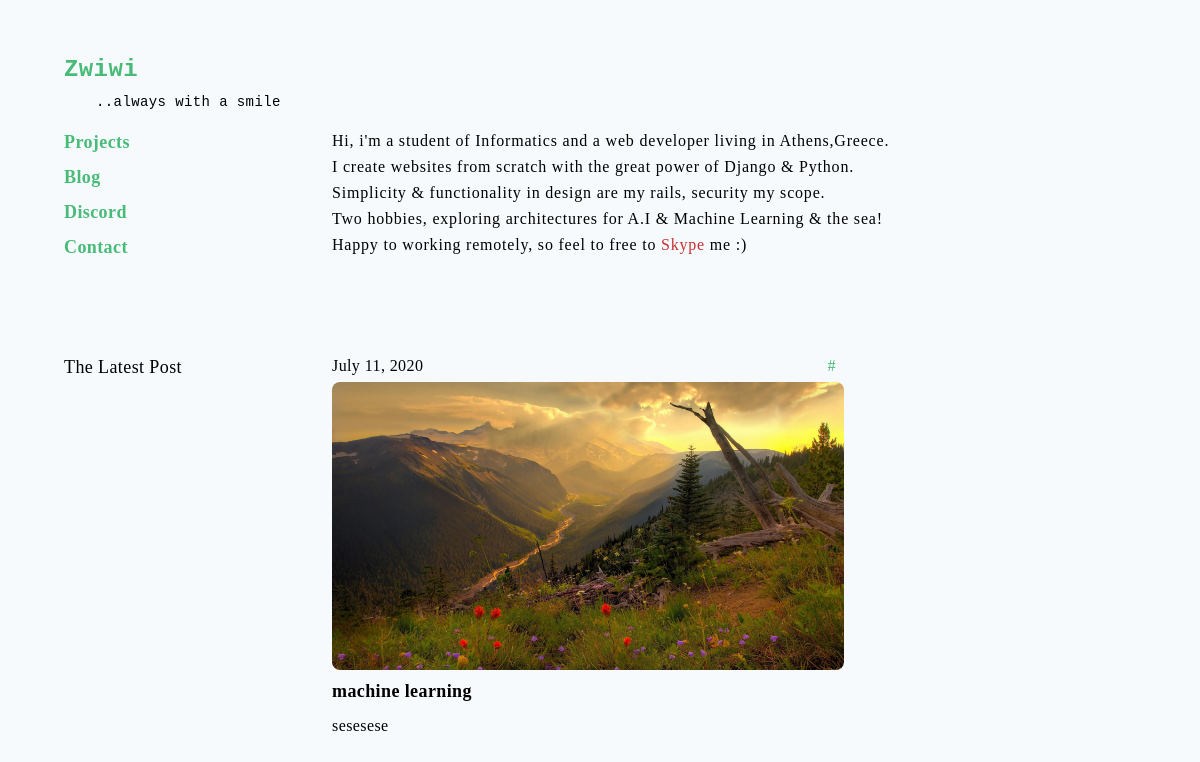
/, run on an earlier commit of the app's database.
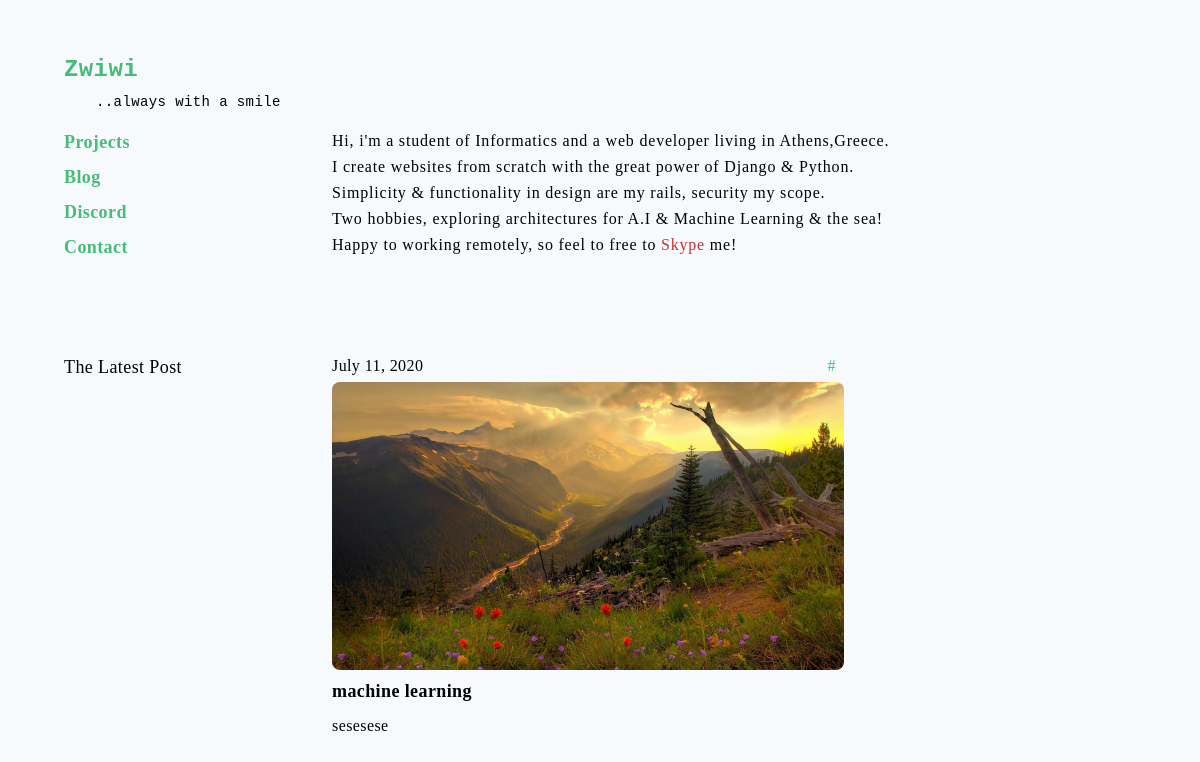
And on a later commit of the database.
### pages/models.py (models this page shows)
class Landing_content(models.Model):
    body=models.TextField()
    pub_date=models.DateField()

### pages/views.py (the view)
# urls.py: path('',views.home,name='home'),
def home(request):
    all_items=Landing_content.objects.all
    latest_post = Post.objects.last()
    return render(request,"home.html",{'all_items':all_items,'latest_post':latest_post})

### pages/templates/home.html (shortened to what this page needs)
 {% extends 'base.html' %}
{% load static %}
{% block content %}
<div class="pt-2 lg:pt-8 leading-relaxed tracking-wider text-md">
    {% if all_items %}
            {% for x in all_items %}
                 {% autoescape off %}
                 {{ x.body|linebreaks }}
                 {% endautoescape %}
             {% endfor%}
    {% endif %}
</div>
{% endblock %}
{% block post %}
<div class="lg:flex mt-24">
    <div class="flex-none lg:w-1/4 ">
        <p class="lg:fixed text-lg pb-4">The Latest Post</p>
    </div>
    <div class="lg:w-3/4 ">
    {% if latest_post %}
        <div class="pb-20 max-w-lg ">
            <div class="flex justify-between items-start pb-1">
                <span class="font-light">{{ latest_post.pub_date }}</span>
                <a class="px-2 text-green-500" href="#">#{{ latest_post.tags }}</a>
            </div>
            <div>
                  <img src="{{ latest_post.image.url }}" class="bg-cover rounded-lg">
            </div>
            <div class="mt-2">
                <a class="text-lg font-semibold" href="#">{{ latest_post.title  }}</a>
                <p class="mt-2 leading-relaxed">{{ latest_post.body|truncatewords:15  }}</p>
            </div>
        </div>
    {% endif %}
    </div>
</div>
{% endblock %}

What changed in the data, as far as the page shows it:
changed Landing_content: body "…to free to Skype me :)" → "…to free to Skype me!"
